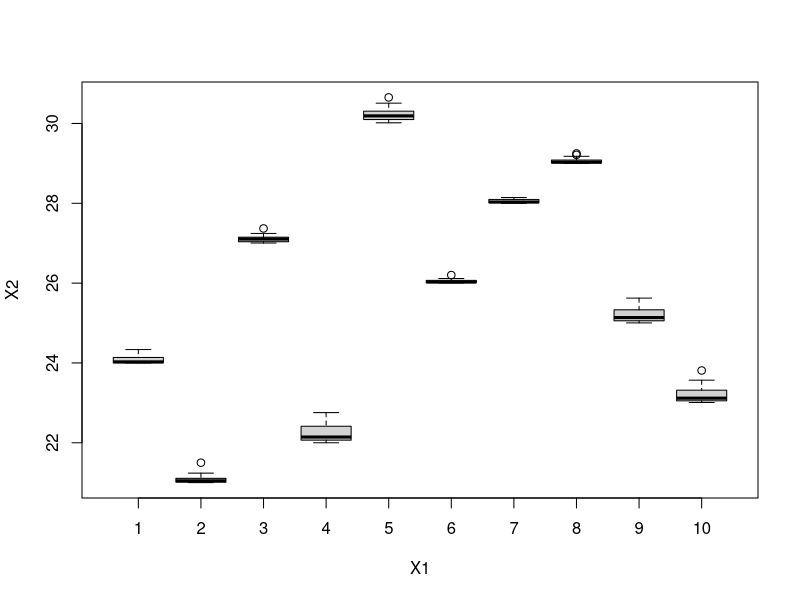
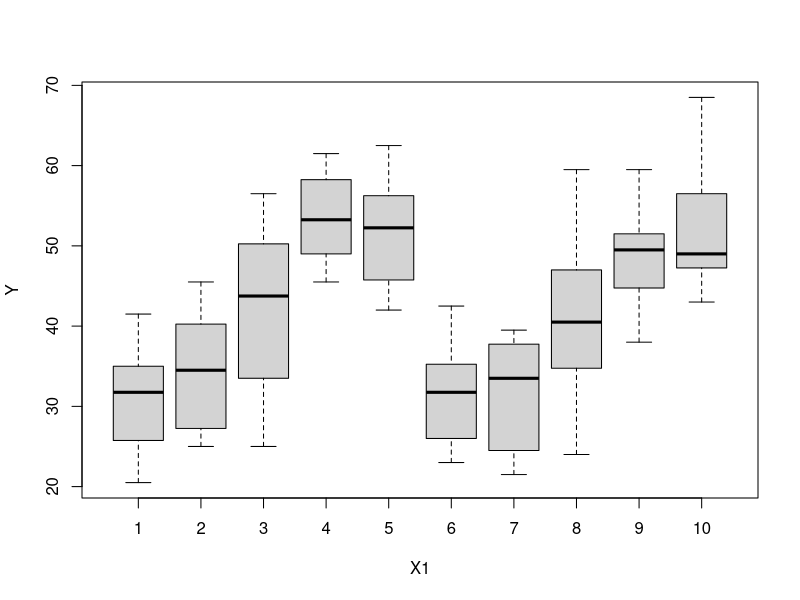
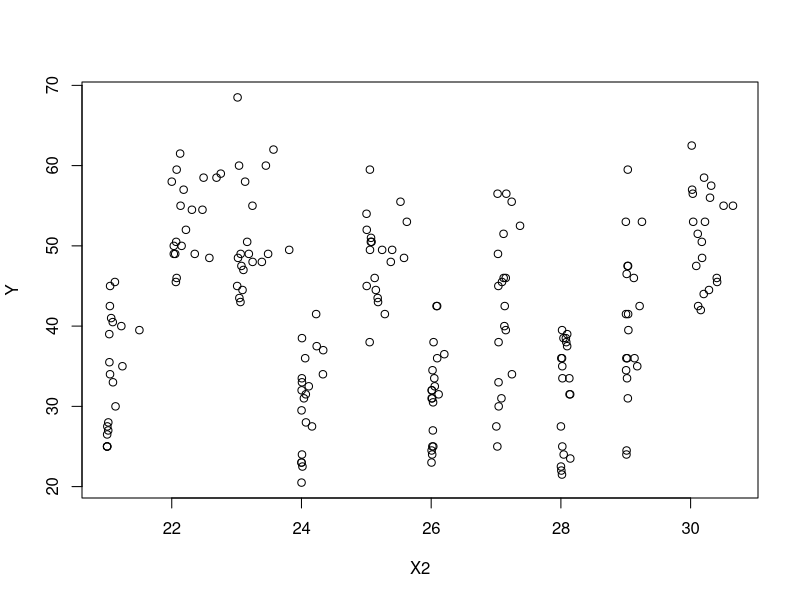
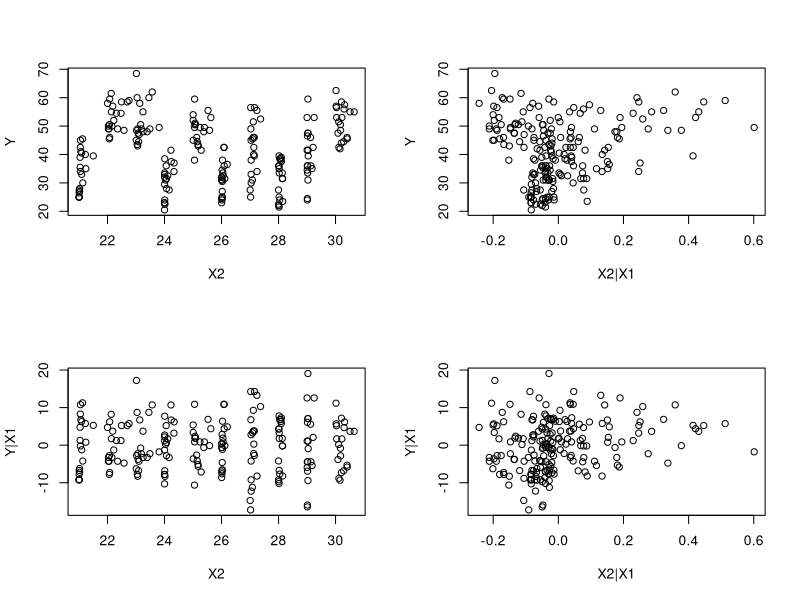

Write R code to recreate these figures, in order.

set.seed(110)
n= 200
K = 20
e = c(runif(50), 1+runif(50))/8 ## Some PIC has lessor divergence in GC, others does not
Y = (rbinom(n, 300, prob=e) + rep(sample(41:50), each=K))/2 ## GC bias
X1 = as.factor(rep(1:10, each=K)) ## PIC
X2 = rexp(n, rate=1/(e))  + rep(sample(21:30), each=K)  ## CAIS
c(rep(F,30), rep(T, 70))
plot(X2~X1)
plot(Y~X1)
plot(Y~X2)
cor(Y, X2)

fit1 <- lm(Y~X1)
fit2 <- lm(Y~X2)
fit3 <- lm(X2~X1)
summary(fit1)
summary(fit2)
summary(fit3)

par(mfrow=c(2,2))
plot(Y~X2)
plot(Y~fit3$residuals, xlab="X2|X1")
plot(fit1$residuals~X2, ylab="Y|X1")
plot(fit1$residuals~fit3$residuals, ylab="Y|X1",xlab="X2|X1")

summary(lm(Y~X2))
summary(lm(Y~fit3$residuals))
summary(lm(fit1$residuals~X2))
summary(lm(fit1$residuals~fit3$residuals)) ## The relationship between GC|PIC and CAIS|PIC becomes conspicuous.

